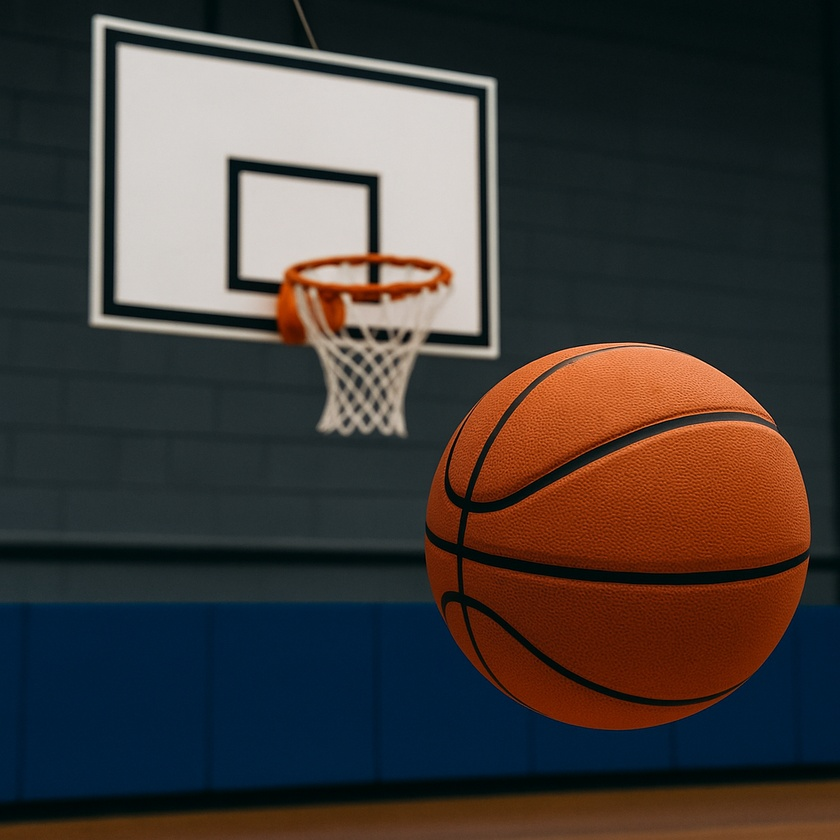
#> input picture color_space_analysis/test_images/basketball.jpg, 840 x 840 px, shrunk from 1024 x 1024 before the run, given in place of the camera
$ python color_tracking.py
#> lines starting #> are read from the running program, lines starting #| are printed output that depends on the picture; after the words box and inside, x2 and y2 are one past the last pixel; in counts of white or black regions, pixels touching at a corner belong together
"""
Color-Based Object Tracking
Author: fakgun
Description: Real-time color-based object tracking system
"""

import cv2
import numpy as np
import matplotlib.pyplot as plt
from collections import deque

class ColorTracker:
    def __init__(self, max_track_length=64):
#> the answer given: 1
#> in demo_color_tracking, frame is the input picture: shape (840, 840, 3); mean B, G, R 57.4, 60.1, 65.9
        self.max_track_length = max_track_length
        self.track_points = deque(maxlen=max_track_length)
        self.tracking_color = None
        self.tracking_mask = None

    def set_tracking_color(self, hsv_range):
        """
        Set the color range for tracking

        Args:
            hsv_range: Dictionary with 'lower' and 'upper' HSV values
        """
        self.tracking_color = hsv_range

    def detect_color_objects(self, frame, color_range, min_area=100):
        """
        Detect objects of specified color in frame

        Args:
            frame: Input frame
            color_range: HSV color range dictionary
            min_area: Minimum area for object detection

        Returns:
            objects: List of detected objects
            mask: Binary mask
        """
#> called with min_area = 100
        hsv = cv2.cvtColor(frame, cv2.COLOR_BGR2HSV)
#> hsv: shape (840, 840, 3); mean H, S, V 65.7, 139.7, 81

        # Create mask
        if 'lower1' in color_range and 'upper1' in color_range:
            # Handle red color (wraps around in HSV)
            mask1 = cv2.inRange(hsv, color_range['lower1'], color_range['upper1'])
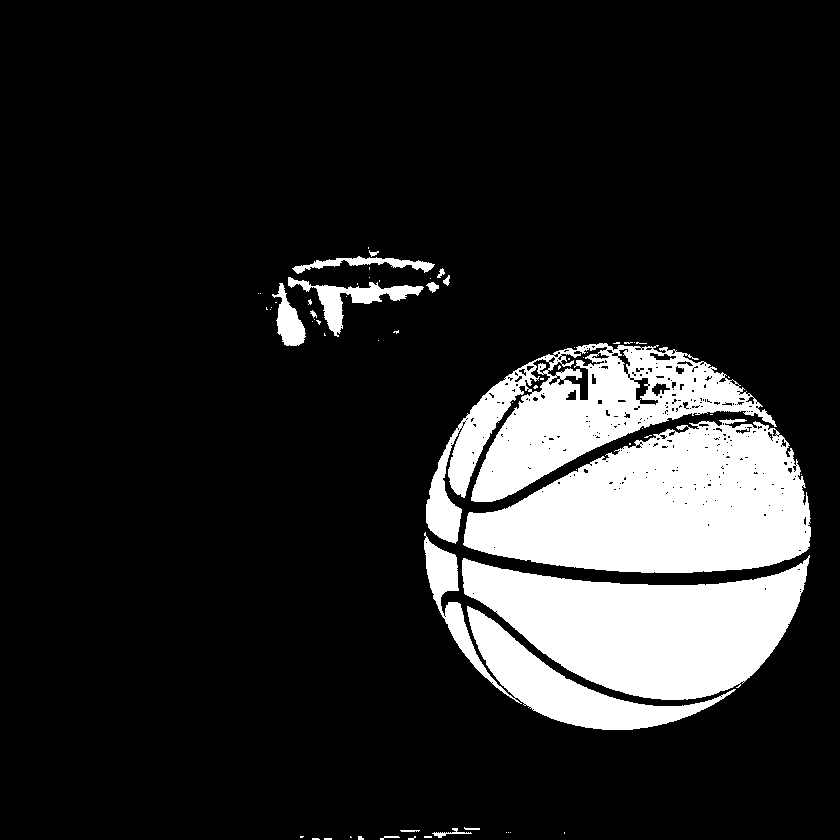
#> mask1: shape (840, 840); 15.1% white; 66 white regions (49 under 20 px), largest, box (x1, y1, x2, y2) and area: (463, 419, 811, 573) 36531, (462, 555, 810, 700) 29736, (426, 343, 777, 544) 24139
            mask2 = cv2.inRange(hsv, color_range['lower2'], color_range['upper2'])
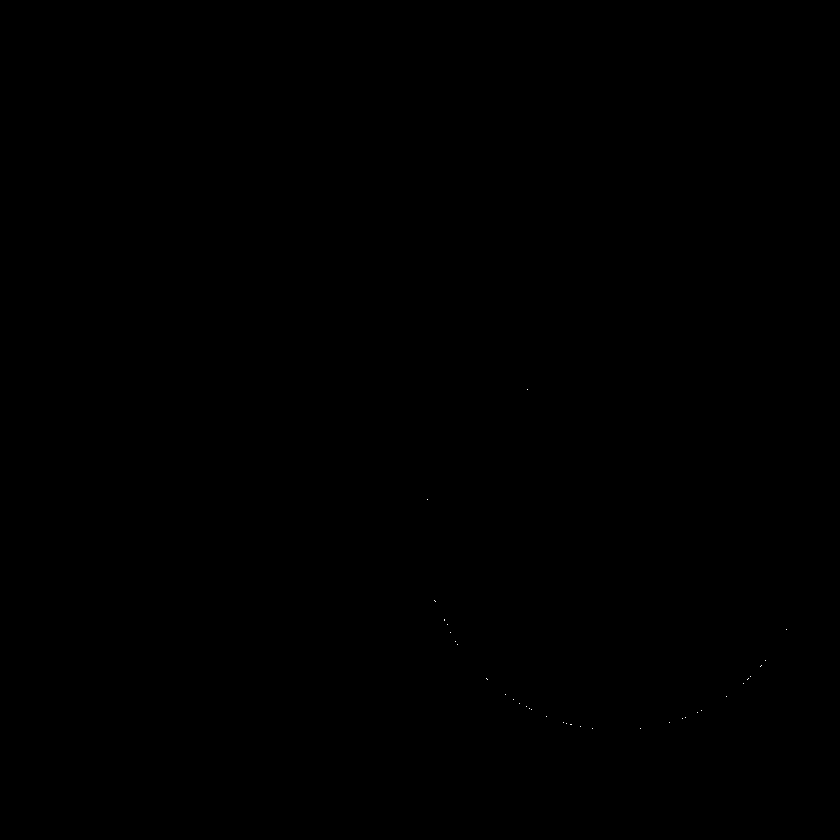
#> mask2: shape (840, 840); 0.01% white in thin lines or dots, all inside (x1, y1, x2, y2) = (427, 389, 787, 729)
            mask = cv2.bitwise_or(mask1, mask2)
#> mask: shape (840, 840); 15.1% white; 66 white regions (49 under 20 px), largest, box (x1, y1, x2, y2) and area: (463, 419, 811, 573) 36531, (462, 555, 810, 700) 29744, (426, 343, 777, 544) 24141
        else:
            mask = cv2.inRange(hsv, color_range['lower'], color_range['upper'])

        # Morphological operations
        kernel = np.ones((5, 5), np.uint8)
        mask = cv2.morphologyEx(mask, cv2.MORPH_CLOSE, kernel)
#> mask: shape (840, 840); 15.8% white; 22 white regions (11 under 20 px), largest, box (x1, y1, x2, y2) and area: (426, 342, 811, 573) 64784, (424, 532, 810, 730) 41766, (272, 277, 439, 346) 3262
        mask = cv2.morphologyEx(mask, cv2.MORPH_OPEN, kernel)
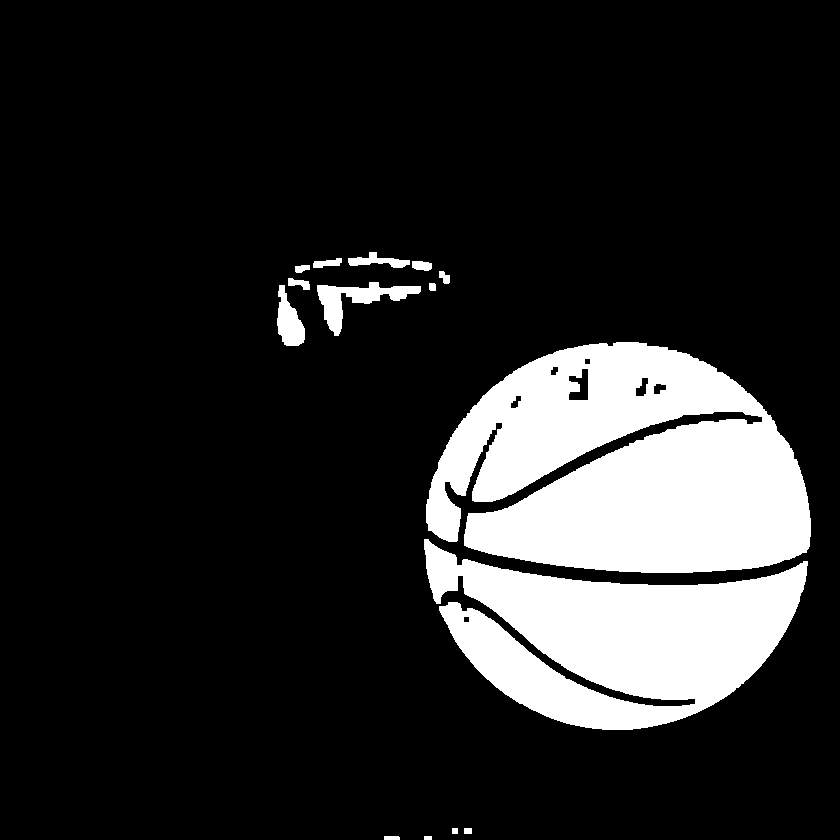
#> mask: shape (840, 840); 15.7% white; 15 white regions

        # Find contours
        contours, _ = cv2.findContours(mask, cv2.RETR_EXTERNAL, cv2.CHAIN_APPROX_SIMPLE)
#> contours = 15 contours; largest, box (x1, y1, x2, y2) and area: (426, 342, 811, 573) 64496, (424, 539, 808, 730) 40988, (317, 282, 421, 336) 1704, (277, 285, 305, 346) 958, (348, 252, 410, 268) 400

        objects = []
        for contour in contours:
            area = cv2.contourArea(contour)
            if area > min_area:
                # Calculate centroid
                M = cv2.moments(contour)
                if M["m00"] != 0:
                    cx = int(M["m10"] / M["m00"])
                    cy = int(M["m01"] / M["m00"])

                    # Bounding rectangle
                    x, y, w, h = cv2.boundingRect(contour)

                    objects.append({
                        'centroid': (cx, cy),
                        'area': area,
                        'bbox': (x, y, w, h),
                        'contour': contour
                    })
#> this loop made 15 passes
#> (area, cx, cy, x, y, w, h) on passes 5, 6, 7, 9, 10, 13, 14, 15: (40987.5, 614, 637, 424, 539, 384, 191), (64495.5, 624, 467, 426, 342, 385, 231), (958.5, 288, 321, 277, 285, 28, 61), (1704, 355, 299, 317, 282, 104, 54), (127, 298, 283, 288, 278, 22, 12), (140.5, 421, 265, 412, 261, 20, 10), (149.5, 326, 262, 313, 258, 29, 10), (400, 377, 260, 348, 252, 62, 16)
#> area on passes 2, 8, 11, 12: 44.5, 41, 75.5, 73.5
#> after the loop, objects = 8 items

        return objects, mask

    def track_object(self, frame, color_range, min_area=100):
        """
        Track the largest object of specified color

        Args:
            frame: Input frame
            color_range: HSV color range
            min_area: Minimum area for tracking

        Returns:
            tracked_frame: Frame with tracking visualization
            tracking_info: Dictionary with tracking information
        """
        objects, mask = self.detect_color_objects(frame, color_range, min_area)
#> objects = 8 items

        # Find the largest object
        if objects:
            largest_obj = max(objects, key=lambda x: x['area'])
#> largest_obj = {'centroid': (624, 467), 'area': 64495.5, 'bbox': (426, 342, 385, 231), 'contour': contour of 842 points, box (x1, y1, x2, y2) (426, 342, 811, 573), area 64496}
            centroid = largest_obj['centroid']
#> centroid = (624, 467)

            # Add to tracking points
            self.track_points.append(centroid)

            # Draw tracking visualization
            tracked_frame = frame.copy()

            # Draw bounding box
            x, y, w, h = largest_obj['bbox']
#> x = 426; y = 342; w = 385; h = 231
            cv2.rectangle(tracked_frame, (x, y), (x + w, y + h), (0, 255, 0), 2)
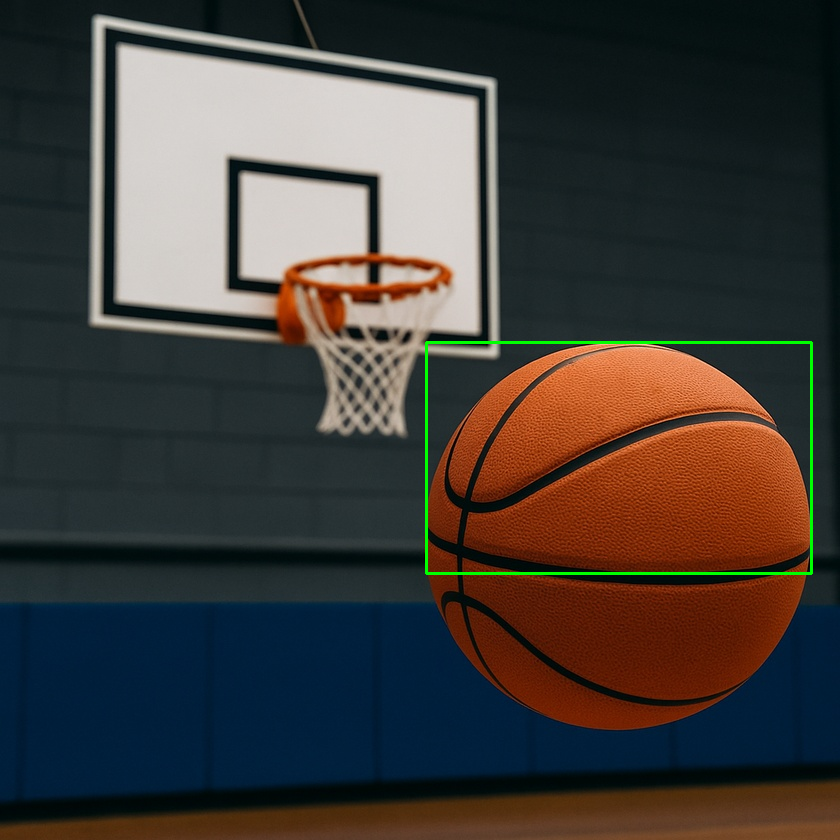
#> tracked_frame: shape (840, 840, 3); 0.52% of pixels changed, all inside (x1, y1, x2, y2) = (425, 341, 813, 575)

            # Draw centroid
            cv2.circle(tracked_frame, centroid, 5, (0, 0, 255), -1)
#> tracked_frame: shape (840, 840, 3); 0.01% of pixels changed, all inside (x1, y1, x2, y2) = (619, 462, 630, 473)

            # Draw tracking trail
            if len(self.track_points) > 1:
                points = np.array(self.track_points, dtype=np.int32)
                cv2.polylines(tracked_frame, [points], False, (255, 0, 0), 2)

            # Draw mask overlay
            colored_mask = np.zeros_like(frame)
            colored_mask[mask > 0] = [0, 255, 0]
            tracked_frame = cv2.addWeighted(tracked_frame, 0.8, colored_mask, 0.2, 0)
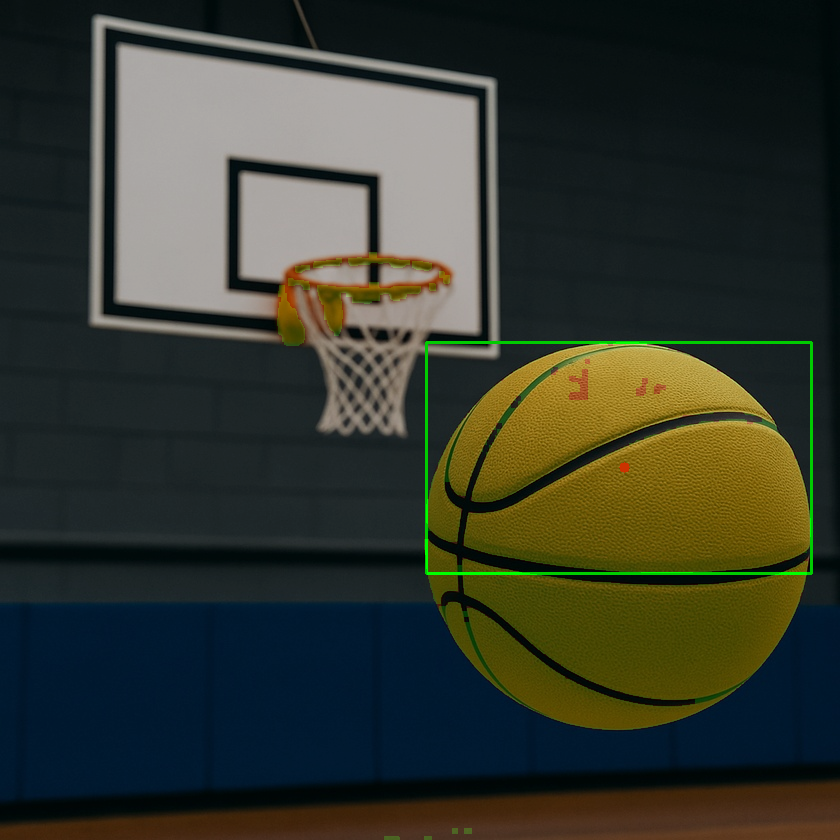
#> tracked_frame: shape (840, 840, 3); mean B, G, R 45.8, 57, 52.6

            tracking_info = {
                'centroid': centroid,
                'area': largest_obj['area'],
                'bbox': largest_obj['bbox'],
                'track_length': len(self.track_points),
                'velocity': self.calculate_velocity()
            }
#> tracking_info = {'centroid': (624, 467), 'area': 64495.5, 'bbox': (426, 342, 385, 231), 'track_length': 1, 'velocity': (0, 0)}
        else:
            tracked_frame = frame.copy()
            tracking_info = None

        return tracked_frame, tracking_info

    def calculate_velocity(self):
        """
        Calculate velocity from tracking points

        Returns:
            velocity: (vx, vy) velocity in pixels per frame
        """
        if len(self.track_points) < 2:
            return (0, 0)

        # Calculate velocity from last two points
        p1 = self.track_points[-2]
        p2 = self.track_points[-1]

        vx = p2[0] - p1[0]
        vy = p2[1] - p1[1]

        return (vx, vy)

    def reset_tracking(self):
        """Reset tracking data"""
        self.track_points.clear()

# [48 lines left out: function create_color_picker, not called in this run]

def demo_color_tracking():
    """
    Demo function for color tracking
    """
    # Predefined color ranges
    color_ranges = {
        'red': {
            'lower1': np.array([0, 50, 50]),
            'upper1': np.array([10, 255, 255]),
            'lower2': np.array([170, 50, 50]),
            'upper2': np.array([180, 255, 255])
        },
        'green': {
            'lower': np.array([40, 50, 50]),
            'upper': np.array([80, 255, 255])
        },
        'blue': {
            'lower': np.array([100, 50, 50]),
            'upper': np.array([130, 255, 255])
        }
    }

    # Initialize tracker
    tracker = ColorTracker()

    # Select color to track
    print("Available colors: red, green, blue")
    color_choice = input("Enter color to track: ").lower()

    if color_choice not in color_ranges:
        print("Invalid color choice. Using red.")
        color_choice = 'red'

    tracker.set_tracking_color(color_ranges[color_choice])

    # Open webcam
    cap = cv2.VideoCapture(0)

    if not cap.isOpened():
        print("Error: Could not open webcam")
        return

    print(f"Tracking {color_choice} objects. Press 'q' to quit, 'r' to reset tracking.")

    while True:
        ret, frame = cap.read()
        if not ret:
            break

        # Track objects
        tracked_frame, tracking_info = tracker.track_object(frame, color_ranges[color_choice])

        # Display tracking information
        if tracking_info:
            info_text = f"Area: {tracking_info['area']:.0f}, Velocity: {tracking_info['velocity']}"
#> info_text = 'Area: 64496, Velocity: (0, 0)'
            cv2.putText(tracked_frame, info_text, (10, 30),
                       cv2.FONT_HERSHEY_SIMPLEX, 0.6, (255, 255, 255), 2)
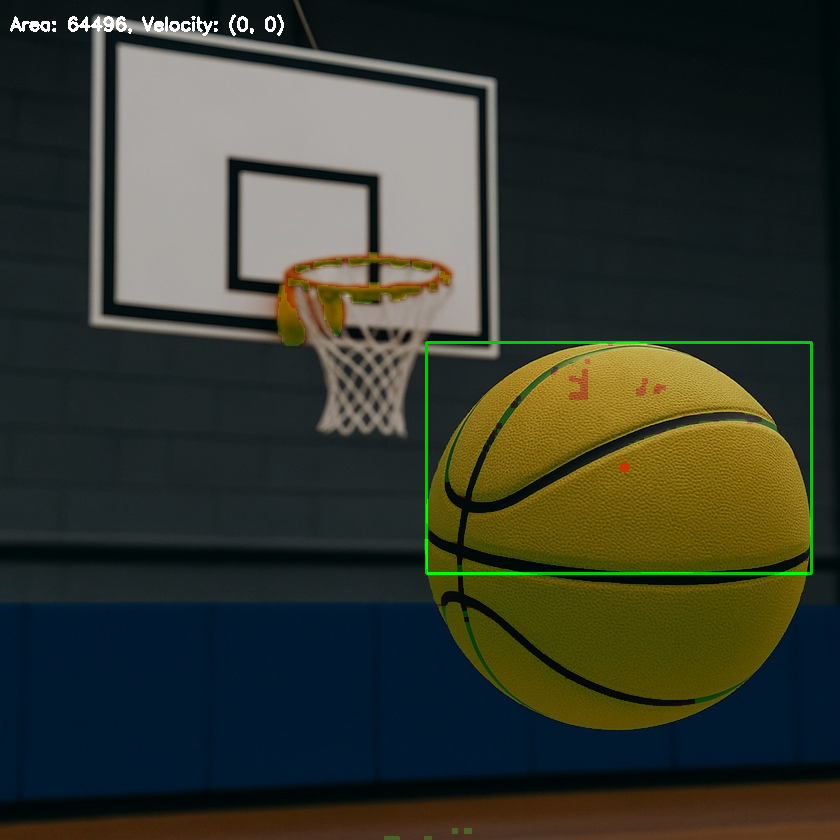
#> tracked_frame: shape (840, 840, 3); 0.25% of pixels changed, all inside (x1, y1, x2, y2) = (10, 14, 284, 36)

        cv2.imshow('Color Tracking', tracked_frame)

        key = cv2.waitKey(1) & 0xFF
#> (key q is pressed here)
        if key == ord('q'):
            break
        elif key == ord('r'):
            tracker.reset_tracking()
            print("Tracking reset")

    cap.release()
    cv2.destroyAllWindows()

if __name__ == "__main__":
    demo_color_tracking()
